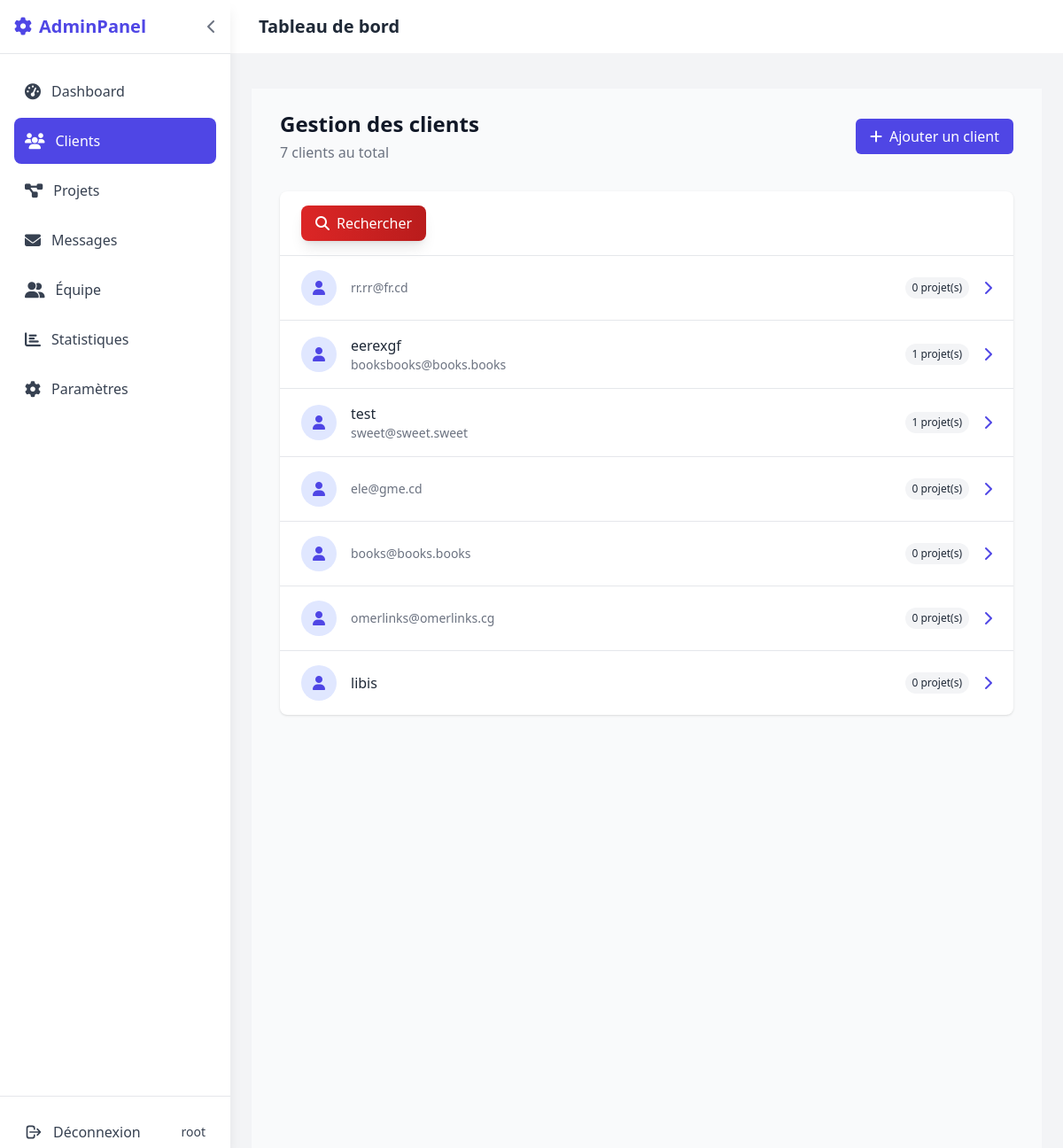
/administre/clients/ (signed in), run on the app's committed database.
### core/models.py (models this page shows, shortened)
class User(AbstractUser):
    is_client = models.BooleanField(
        _('client status'),
        default=False,
        help_text=_('Designates whether the user is a client.')
    )
    email_verified = models.BooleanField(
        _('email verified'),
        default=False,
        help_text=_('Designates whether the user has verified their email address.')
    )
    verification_uuid = models.UUIDField(
        _('verification UUID'),
        default=uuid.uuid4,
        editable=False,
        unique=True
    )
    profile_complete = models.BooleanField(
        _('profile complete'),
        default=False
    )
    class Meta:
        verbose_name = _('User')
        verbose_name_plural = _('Users')
        ordering = ['-date_joined']
    def __str__(self):
        return self.username

class Client(models.Model):
    user = models.OneToOneField(
        User,
        on_delete=models.CASCADE,
        primary_key=True,  # Ceci garantit l'unicité
        verbose_name=_('user account')
    )
    entreprise = models.CharField(
        _('company'),
        max_length=100,
        help_text=_('The name of the company.')
    )
    profile_complete = models.BooleanField(
        _('profile complete'),
        default=False
    )
    telephone = models.CharField(
        _('phone number'),
        max_length=20,
        validators=[RegexValidator(r'^\+?1?\d{9,15}$')],
        help_text=_('Phone number in international format.')
    )
    secteur_activite = models.CharField(
        _('activity sector'),
        max_length=100,
        blank=True,
        null=True
    )
    adresse = models.TextField(
        _('address'),
        blank=True,
        null=True
    )
    date_inscription = models.DateTimeField(
        _('signup date'),
        auto_now_add=True
    )
    class Meta:
        verbose_name = _('Client')
        verbose_name_plural = _('Clients')
        ordering = ['-date_inscription']

### core/views.py (the view)
# urls.py: path('clients/', admin_client_list_view, name='admin_client_list'),
@staff_member_required
def admin_client_list_view(request):
    clients = Client.objects.annotate(
        project_count=Count('fichiers')  # Utilisez le nom correct de la relation
    ).prefetch_related('user').order_by('-date_inscription')
    paginator = Paginator(clients, 25)
    page_number = request.GET.get('page')
    page_obj = paginator.get_page(page_number)
    return render(request, 'admin/clients/list.html', {
        'page_obj': page_obj,
        'page_title': _('Liste des clients')
    })

### core/templates/admin/clients/list.html (shortened to what this page needs)
{% extends "admin/basee.html" %}
{% load i18n static %}
{% block content %}
<div class=" w-full h-screen bg-gray-50 px-4 py-6 sm:px-6 lg:px-8" style="overflow-y: scroll;">
    <div class="mb-8 flex flex-col sm:flex-row justify-between items-start sm:items-center gap-4">
        <div>
            <h1 class="text-2xl font-bold text-gray-900">{% trans "Gestion des clients" %}</h1>
            <p class="text-gray-500 mt-1">
                {{ page_obj.paginator.count }} {% trans "clients au total" %}
            </p>
        </div>
        <a href="{% url 'admin:core_client_add' %}"
           class="inline-flex items-center px-4 py-2 bg-indigo-600 text-white rounded-md hover:bg-indigo-700 transition-colors">
            <i class="fas fa-plus mr-2"></i> {% trans "Ajouter un client" %}
        </a>
    </div>
    <div class="bg-white shadow rounded-lg overflow-hidden">
        <div class="px-6 py-4 border-b border-gray-200 flex flex-col sm:flex-row justify-between items-start sm:items-center gap-4">
             <button onclick="window.location.href='{% url 'search_client' %}'" class="bg-gradient-to-r from-red-600 to-red-700 text-white px-4 py-2 rounded-lg shadow-lg hover:shadow-xl transition duration-300 transform hover:-translate-y-1 flex items-center space-x-2">
                <i class="fas fa-search"></i>
                <span>Rechercher</span>
            </button>
        </div>
        <div class="divide-y divide-gray-200">
            {% for client in page_obj %}
            <a href="{% url 'admin:core_client_change' client.user_id %}"
               class="block px-6 py-4 hover:bg-gray-50 transition-colors">
                <div class="flex flex-col sm:flex-row items-start sm:items-center justify-between gap-4">
                    <div class="flex items-center space-x-4">
                        <div class="flex-shrink-0 h-10 w-10 bg-indigo-100 rounded-full flex items-center justify-center text-indigo-600">
                            {% if client.user.get_full_name %}
                                {{ client.user.get_full_name|slice:":1" }}
                            {% else %}
                                <i class="fas fa-user"></i>
                            {% endif %}
                        </div>
                        <div>
                            <h3 class="font-medium text-gray-800">
                                {{ client.user.get_full_name|default:client.entreprise }}
                            </h3>
                            <p class="text-sm text-gray-500">{{ client.user.email }}</p>
                        </div>
                    </div>
                    <div class="flex items-center">
                        <span class="px-2 py-1 bg-gray-100 text-gray-800 text-xs rounded-full mr-4">
                          {{ client.project_count }} {% trans "projet(s)" %}
                        </span>
                        <div class="text-indigo-600">
                            <i class="fas fa-chevron-right"></i>
                        </div>
                    </div>
                </div>
            </a>
            {% endfor %}
        </div>
    </div>
</div>
{% endblock %}

### core/templates/admin/basee.html (shortened to what this page needs)
{% load static %}
<!DOCTYPE html>
<html lang="fr">
<head>
    <script src="https://cdn.tailwindcss.com"></script>
    <link rel="stylesheet" href="https://cdnjs.cloudflare.com/ajax/libs/font-awesome/6.4.0/css/all.min.css">
</head>
<body class="bg-gray-100 font-sans">
    <aside class="sidebar fixed top-0 left-0 h-full bg-white shadow-lg z-50">
        <div class="p-4 border-b border-gray-200 flex items-center justify-between">
            <div class="flex items-center">
                <i class="fas fa-cog text-indigo-600 text-xl"></i>
                <span class="logo-text ml-2 text-xl font-bold text-indigo-600">AdminPanel</span>
            </div>
            <button id="sidebarCollapse" class="text-gray-500 hidden md:block">
                <i class="fas fa-chevron-left transition-all duration-300"></i>
            </button>
        </div>
        <nav class="p-4 overflow-y-auto h-[calc(100vh-120px)]">
            <ul class="space-y-1">
                <li>
                    <a href="{% url 'admin_dashboard' %}"
                    class="nav-item flex items-center p-3 rounded-lg transition-colors {% if request.path == '/' or 'dashboard' in request.path %}text-white bg-indigo-600{% else %}text-gray-700 hover:bg-gray-100{% endif %}">
                        <i class="fas fa-tachometer-alt text-lg"></i>
                        <span class="nav-text ml-3">Dashboard</span>
                    </a>
                </li>
                <li>
                    <a href="{% url 'admin_client_list' %}"
                    class="nav-item flex items-center p-3 rounded-lg transition-colors {% if 'clients' in request.path %}text-white bg-indigo-600{% else %}text-gray-700 hover:bg-gray-100{% endif %}">
                        <i class="fas fa-users text-lg"></i>
                        <span class="nav-text ml-3">Clients</span>
                    </a>
                </li>
                <li>
                    <a href="{% url 'admin_client_projects' %}"
                    class="nav-item flex items-center p-3 rounded-lg transition-colors {% if 'projects' in request.path %}text-white bg-indigo-600{% else %}text-gray-700 hover:bg-gray-100{% endif %}">
                        <i class="fas fa-project-diagram text-lg"></i>
                        <span class="nav-text ml-3">Projets</span>
                    </a>
                </li>
                <li>
                    <a href="{% url 'admin_messages' %}"
                    class="nav-item flex items-center p-3 rounded-lg transition-colors {% if 'messages' in request.path %}text-white bg-indigo-600{% else %}text-gray-700 hover:bg-gray-100{% endif %}">
                        <i class="fas fa-envelope text-lg"></i>
                        <span class="nav-text ml-3">Messages</span>
                    </a>
                </li>
                <li>
                    <a href="{% url 'admin_team_member_list' %}"
                    class="nav-item flex items-center p-3 rounded-lg transition-colors {% if 'team' in request.path %}text-white bg-indigo-600{% else %}text-gray-700 hover:bg-gray-100{% endif %}">
                        <i class="fas fa-user-friends text-lg"></i>
                        <span class="nav-text ml-3">Équipe</span>
                    </a>
                </li>
                <li>
                    <a href="{% url 'admin_generate_report' %}"
                    class="nav-item flex items-center p-3 rounded-lg transition-colors {% if 'reports' in request.path %}text-white bg-indigo-600{% else %}text-gray-700 hover:bg-gray-100{% endif %}">
                        <i class="fas fa-chart-bar text-lg"></i>
                        <span class="nav-text ml-3">Statistiques</span>
                    </a>
                </li>
                <li>
                    <a href="{% url 'admin_settings' %}"
                    class="nav-item flex items-center p-3 rounded-lg transition-colors {% if 'settings' in request.path %}text-white bg-indigo-600{% else %}text-gray-700 hover:bg-gray-100{% endif %}">
                        <i class="fas fa-cog text-lg"></i>
                        <span class="nav-text ml-3">Paramètres</span>
                    </a>
                </li>
            </ul>
        </nav>
        <div class="p-4 border-t border-gray-200">
            <a href="{% url 'logout' %}"
            class="nav-item flex items-center p-3 rounded-lg transition-colors text-gray-700 hover:bg-gray-100">
                <svg xmlns="http://www.w3.org/2000/svg" class="h-5 w-5" fill="none" viewBox="0 0 24 24" stroke="currentColor">
                    <path stroke-linecap="round" stroke-linejoin="round" stroke-width="2" d="M17 16l4-4m0 0l-4-4m4 4H7m6 4v1a3 3 0 01-3 3H6a3 3 0 01-3-3V7a3 3 0 013-3h4a3 3 0 013 3v1" />
                </svg>
                <span class="nav-text ml-3">Déconnexion</span>
                <span class="nav-text ml-auto text-sm">{{user}}</span>
            </a>
        </div>
    </aside>
    <main class="main-content flex-1 flex flex-col overflow-hidden">
        <header class="bg-white fixed top-0 z-30 flex items-center justify-between w-full p-4">
            <div class="flex items-center">
                <h1 class="text-xl font-semibold text-gray-800 ml-4">
                    {% block header_title %}Tableau de bord{% endblock %}
                </h1>
            </div>
        </header>
        <div class="flex-1 overflow-y-auto p-4 mt-7 md:p-6">
              <br>
        <br>
            {% block content %}{% endblock %}
        </div>
    </main>
</body>
</html>

### core/templates/admin/basee.html (style rules this page uses)
:root { --primary: #4f46e5; --secondary: #10b981; --danger: #ef4444; --warning: #f59e0b; --info: #3b82f6; --sidebar-width: 260px; --sidebar-collapsed: 80px; }
.sidebar { width: var(--sidebar-width); transition: all 0.3s cubic-bezier(0.4, 0, 0.2, 1); transform: translateX(-100%); }
@media (min-width: 768px) { .sidebar { transform: translateX(0); } }
@media (min-width: 768px) { .main-content { margin-left: var(--sidebar-width); } }

### data on the page
User: username "root"
Client: user.email "rr.rr@fr.cd", project_count "0"
Client: user.get_full_name "eerexgf", user.email "booksbooks@books.books", project_count "1"
Client: user.get_full_name "test", user.email "sweet@sweet.sweet", project_count "1"
Client: user.email "ele@gme.cd", project_count "0"
Client: user.email "books@books.books", project_count "0"
Client: user.email "omerlinks@omerlinks.cg", project_count "0"
Client: user.get_full_name "libis", project_count "0"

### other printed values
{{ page_obj.paginator.count }} "7"
